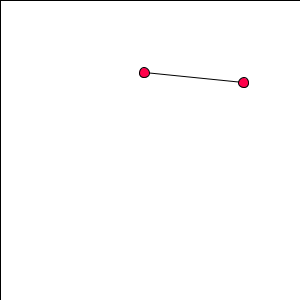
Frame 1 (no input)
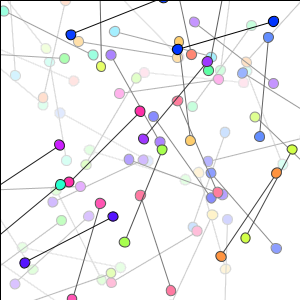
Frame 60 (the mouse pressed at the canvas centre just before this capture)
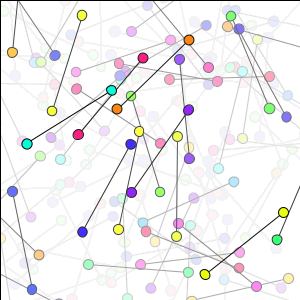
Frame 120 (the mouse held since frame 60 and released just before this capture)

The Processing sketch that drew these frames (run headless with seeded random() and noise(); from frame 60 on, the mouse is pressed at the canvas centre):

// Processing sketch: sketch_200330b
// ── sketch_200330b.pde
float angle = 0;

void setup()
{
  size(300, 300);
  smooth();
  background(255);
  colorMode(HSB, 360, 100, 100);
}

void draw()
{
  fill(0, 0, 100, 10);
  rect(0, 0, width, height);
  
  angle += 0.1;
  
  translate(random(width), random(height));
  rotate(angle);
  
  fill(random(360), 100, 100);
  line(-50, 0, 50, 0);
  ellipse(-50, 0, 10, 10);
  ellipse(50, 0, 10, 10);
}
